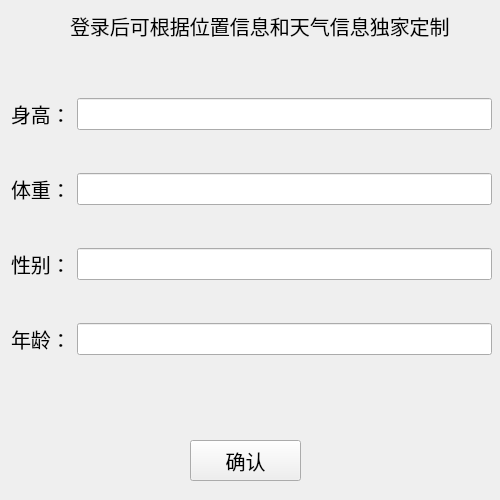
<?xml version="1.0" encoding="UTF-8"?>
<ui version="4.0">
 <class>tourist</class>
 <widget class="QWidget" name="tourist">
  <property name="geometry">
   <rect>
    <x>0</x>
    <y>0</y>
    <width>500</width>
    <height>500</height>
   </rect>
  </property>
  <property name="windowTitle">
   <string>Form</string>
  </property>
  <widget class="QLabel" name="label_5">
   <property name="geometry">
    <rect>
     <x>70</x>
     <y>0</y>
     <width>391</width>
     <height>51</height>
    </rect>
   </property>
   <property name="font">
    <font>
     <pointsize>15</pointsize>
    </font>
   </property>
   <property name="text">
    <string>登录后可根据位置信息和天气信息独家定制</string>
   </property>
  </widget>
  <widget class="QPushButton" name="pushButton">
   <property name="geometry">
    <rect>
     <x>190</x>
     <y>440</y>
     <width>111</width>
     <height>41</height>
    </rect>
   </property>
   <property name="font">
    <font>
     <pointsize>15</pointsize>
    </font>
   </property>
   <property name="text">
    <string>确认</string>
   </property>
  </widget>
  <widget class="QWidget" name="">
   <property name="geometry">
    <rect>
     <x>11</x>
     <y>61</y>
     <width>481</width>
     <height>331</height>
    </rect>
   </property>
   <layout class="QGridLayout" name="gridLayout">
    <item row="0" column="0">
     <widget class="QLabel" name="label">
      <property name="font">
       <font>
        <pointsize>15</pointsize>
       </font>
      </property>
      <property name="text">
       <string>身高：</string>
      </property>
     </widget>
    </item>
    <item row="0" column="1">
     <widget class="QLineEdit" name="lineEdit">
      <property name="font">
       <font>
        <pointsize>15</pointsize>
       </font>
      </property>
     </widget>
    </item>
    <item row="1" column="0">
     <widget class="QLabel" name="label_2">
      <property name="font">
       <font>
        <pointsize>15</pointsize>
       </font>
      </property>
      <property name="text">
       <string>体重：</string>
      </property>
     </widget>
    </item>
    <item row="1" column="1">
     <widget class="QLineEdit" name="lineEdit_2">
      <property name="font">
       <font>
        <pointsize>15</pointsize>
       </font>
      </property>
     </widget>
    </item>
    <item row="2" column="0">
     <widget class="QLabel" name="label_3">
      <property name="font">
       <font>
        <pointsize>15</pointsize>
       </font>
      </property>
      <property name="text">
       <string>性别：</string>
      </property>
     </widget>
    </item>
    <item row="2" column="1">
     <widget class="QLineEdit" name="lineEdit_3">
      <property name="font">
       <font>
        <pointsize>15</pointsize>
       </font>
      </property>
     </widget>
    </item>
    <item row="3" column="0">
     <widget class="QLabel" name="label_4">
      <property name="font">
       <font>
        <pointsize>15</pointsize>
       </font>
      </property>
      <property name="text">
       <string>年龄：</string>
      </property>
     </widget>
    </item>
    <item row="3" column="1">
     <widget class="QLineEdit" name="lineEdit_4">
      <property name="font">
       <font>
        <pointsize>15</pointsize>
       </font>
      </property>
     </widget>
    </item>
   </layout>
  </widget>
 </widget>
 <resources/>
 <connections/>
</ui>
